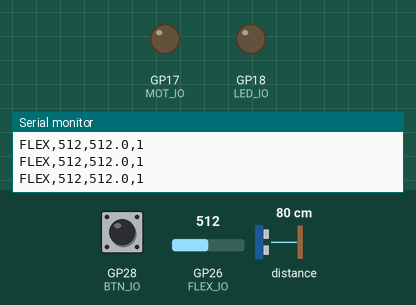
A program run on a simulated Raspberry Pi Pico. Parts: output pins drawn as LEDs (lit = HIGH), the last lines printed to the serial monitor. Dashed ring = blinking. Inputs (shaded band) come from the test bench; at power-on: GP28 (BTN_IO) HIGH, distance to the obstacle 80 cm, GP26 (FLEX_IO) = 512. EEPROM starts erased.

Above: at 1.6 s.
1.7 s: GP28 (BTN_IO) pulled LOW for 1 s
At 1.96 s:
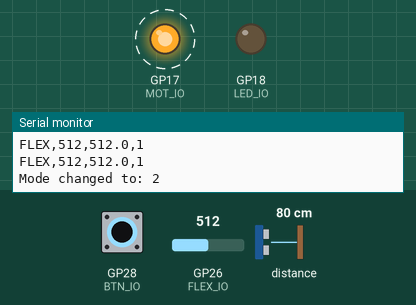
4.2 s: distance to the obstacle set to 11 cm
5.7 s: distance to the obstacle set to 8 cm
At 5.88 s:
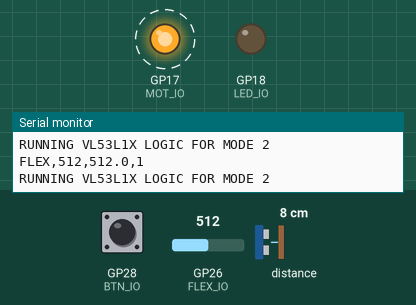
8.7 s: GP26 (FLEX_IO) set to 236
11.7 s: GP26 (FLEX_IO) set to 201
At 13.0 s:
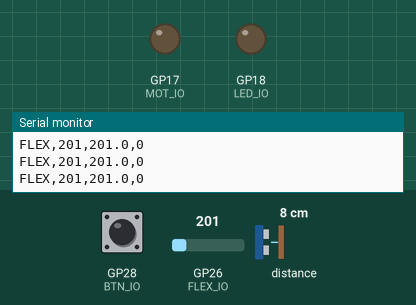
13.3 s: GP26 (FLEX_IO) set to 233
15.1 s: GP26 (FLEX_IO) set to 267
At 15.37 s:
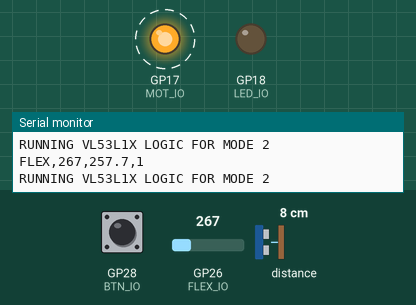
Timing chart, 0 to 19.1 s (numbered marks = the images above; inputs shaded):
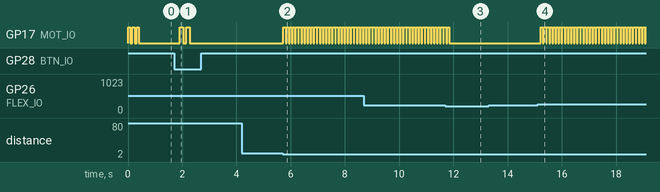

Measured:
- the behaviour switches between 10 and 9 cm on distance to the obstacle (found by bisection; images 1 and 2)
- the behaviour switches between 220 and 219 on GP26 (FLEX_IO) (found by bisection; images 2 and 3)
- the behaviour switches between 250 and 251 on GP26 (FLEX_IO) (found by bisection; images 3 and 4)
- after the input at 1.7 s, GP17 (MOT_IO): alternates HIGH for 0.12 s and LOW for 0.12 s, 4 changes in all, then stays LOW, starting after 0.21 s
- after the input at 5.7 s, GP17 (MOT_IO): alternates HIGH for 0.08 s and LOW for 0.03 s, starting at once
- after the input at 11.7 s, GP17 (MOT_IO): goes on until 11.8 s, then stays LOW
- after the input at 15.1 s, GP17 (MOT_IO): alternates HIGH for 0.08 s and LOW for 0.03 s, starting after 0.12 s

The program:

main.cpp
```cpp
#include <Arduino.h>
#include <Wire.h>
#include <Adafruit_VL53L1X.h>
#include <EEPROM.h>

//======================
// INPUTS AND VARIABLES
//======================
const int MOT_IO = 17;
const int LED_IO = 18;
const int BTN_IO = 28;
const int FLEX_IO = 26; // ADC0

const int DIST_THRESH = 100;
const int16_t CHANGE_THRESH = 196;

const int FLEX_ON_THRESH  = 250; // at or above = hand extended
const int FLEX_OFF_THRESH = 220; // at or below = hand curled

const int MOT_MIN_PWM = 100;
const int MOT_MAX_PWM = 255;

const unsigned long SENSOR_INTERVAL_MS = 50;   // how often to poll sensors
const unsigned long DEBOUNCE_MS        = 200;  // button debounce window
const float DISTANCE_SMOOTHING_ALPHA   = 0.35; // 0=very smooth/slow, 1=raw/instant
const float FLEX_SMOOTHING_ALPHA       = 0.35;

//======================
//       GLOBALS
//======================
Adafruit_VL53L1X vl53 = Adafruit_VL53L1X();

int mode = 1; // 1 = navigation, 2 = close-range
float smoothedDistanceCM = -1;      // -1 means "no valid reading yet"
float smoothedFlex = -1;
bool handExtended = false;

unsigned long lastSensRead = 0;
unsigned long lastDebounceTime = 0;
int16_t distance = 0;
int16_t lastDistance = -1;

int lastButtonReading = HIGH; // pull=up idle state
int lastButtonState = HIGH;

//---------------------------------------------------------------
// Haptic feedback patterns
// Kept short/blocking since these only fire on discrete events
// (boot, mode switch), not during normal obstacle sensing.
//---------------------------------------------------------------
void buzz(int durationMs, int intensity = MOT_MAX_PWM) {
  analogWrite(MOT_IO, intensity);
  delay(durationMs);
  analogWrite(MOT_IO, 0);
}

void buzzPattern(int count, int durationMs = 120, int gapMs = 120) {
  for (int i = 0; i < count; i++) {
    buzz(durationMs);
    if (i < count - 1) delay(gapMs);
  }
}

// One buzz = mode 1 (navigation), two buzzes = mode 2 (close-range).
void announceMode() {
  buzzPattern(mode);
}

// Distinct longer pattern on boot so the wearer knows the device is alive
// and the distance sensor initialized correctly, without needing Serial.
void announceReady() {
  buzzPattern(3, 80, 80);
}

// A different, more urgent-feeling pattern to signal a hardware problem
// (sensor failed to initialize) so the wearer isn't left guessing why
// nothing is working.
void announceError() {
  buzz(600);
}

//======================
//     FLEX SENSOR
//======================
void flexLogic() {
  int raw = analogRead(FLEX_IO);

  smoothedFlex = (smoothedFlex < 0)
    ? raw
    : (FLEX_SMOOTHING_ALPHA * raw + (1 - FLEX_SMOOTHING_ALPHA) * smoothedFlex);

  if (smoothedFlex >= FLEX_ON_THRESH) handExtended = true;
  else if (smoothedFlex <= FLEX_OFF_THRESH) handExtended = false;

  Serial.print("FLEX,");
  Serial.print(raw);
  Serial.print(",");
  Serial.print(smoothedFlex, 1);
  Serial.print(",");
  Serial.println(handExtended ? 1 : 0);
}

//======================
//  MODE SWITCH LOGIC
//======================
void modeSwitch() {
  int reading = digitalRead(BTN_IO);

  if (reading != lastButtonReading) {
    lastDebounceTime = millis();
    lastButtonReading = reading;
  }

  if ((millis() - lastDebounceTime) > DEBOUNCE_MS && reading != lastButtonState) {
    lastButtonState = reading;
    if (lastButtonState == LOW) {
      mode = (mode == 1) ? 2 : 1;
      Serial.print("Mode changed to: ");
      Serial.println(mode);
      EEPROM.write(0, mode);
      EEPROM.commit();
      announceMode();
    }
  }
}
//======================
//     INIT VL53L1X
//======================
void initVL53L1X() {
  Serial.println(F("Initializing VL53L1X..."));
  if (!vl53.begin(0x29, &Wire)) {
    Serial.print(F("Error on initializing VL53L1X sensor: "));
    Serial.println(vl53.vl_status);
    while (1) { announceError(); delay(2000); }
  }
  Serial.println(F("VL53L1X OK!"));

  if (!vl53.startRanging()) {
    Serial.print(F("Couldn't start ranging: "));
    Serial.println(vl53.vl_status);
    while (1) { announceError(); delay(2000); }
  }

  // Timing budget options: 15, 20, 33, 50, 100, 200 ms
  vl53.setTimingBudget(SENSOR_INTERVAL_MS);
}

//======================
//    VL53L1X LOGIC1
//======================
void VL53L1XLogic1() {

  if (distance != -1) {
    if (lastDistance != -1) {
      int16_t difference = abs(distance - lastDistance);
      if (difference > CHANGE_THRESH) {
        buzz(10, 255);
      }
    }
    lastDistance = distance; // Update state for next calculation
  }
}

//======================
//    VL53L1X LOGIC2
//======================
void VL53L1XLogic2() {
  if (distance < 0) return;

  Serial.println(F("RUNNING VL53L1X LOGIC FOR MODE 2"));

  int difference = DIST_THRESH - distance;

  // Closer than threshold
  if (difference > 0) {
    // Clamp difference to a max limit so mapping stays within expected bounds
    int constrainedDiff = constrain(difference, 0, DIST_THRESH);

    // As distance gets closer (difference increases):
    // - count increases (e.g., 1 to 5 pulses)
    // - duration increases (e.g., 50ms to 200ms per pulse)
    // - gap decreases (e.g., 200ms down to 30ms between pulses for higher frequency)
    int count = map(constrainedDiff, 0, DIST_THRESH, 1, 5);
    int duration = map(constrainedDiff, 0, DIST_THRESH, 50, 200);
    int gap = map(constrainedDiff, 0, DIST_THRESH, 200, 30);

    buzzPattern(count, duration, gap);
  }

}

//======================
//        SETUP
//======================
void setup() {
  Serial.begin(115200);
  while (!Serial && millis() < 3000);

  // Set Pin-Modes
  pinMode(MOT_IO, OUTPUT);
  pinMode(LED_IO, OUTPUT);
  pinMode(BTN_IO, INPUT_PULLUP);
  pinMode(FLEX_IO, INPUT);

  Wire.setSDA(4);
  Wire.setSCL(5);
  Wire.begin(); // Initialize I2C communication

  // Initialize DISTSENS
  initVL53L1X();

  // Restore last-used mode so the wearer doesn't have to re-select it
  // every time the device powers on.
  EEPROM.begin(256);
  mode = EEPROM.read(0);
  if (mode != 1 && mode != 2) mode = 1;   // blank flash reads as 255

  announceReady();
}

//======================
//        LOOP
//======================
void loop() {
  // Check Mode
  modeSwitch();

  // Poll flex sensor on the sensor interval
  if (millis() - lastSensRead >= SENSOR_INTERVAL_MS) {
    lastSensRead = millis();
    flexLogic();
  }

  // Poll distance sensor when data is available
  if (vl53.dataReady()) {
    distance = vl53.distance();
    vl53.clearInterrupt();

    // Hand curled, stay silent
    if (!handExtended) {
      lastDistance = -1;   // forget old reading
      return;
    }
    // Mode 1
    if (mode == 1) {
      VL53L1XLogic1();
    // Mode 2
    } else if (mode == 2) {
      VL53L1XLogic2();
    }
  }
}
```
